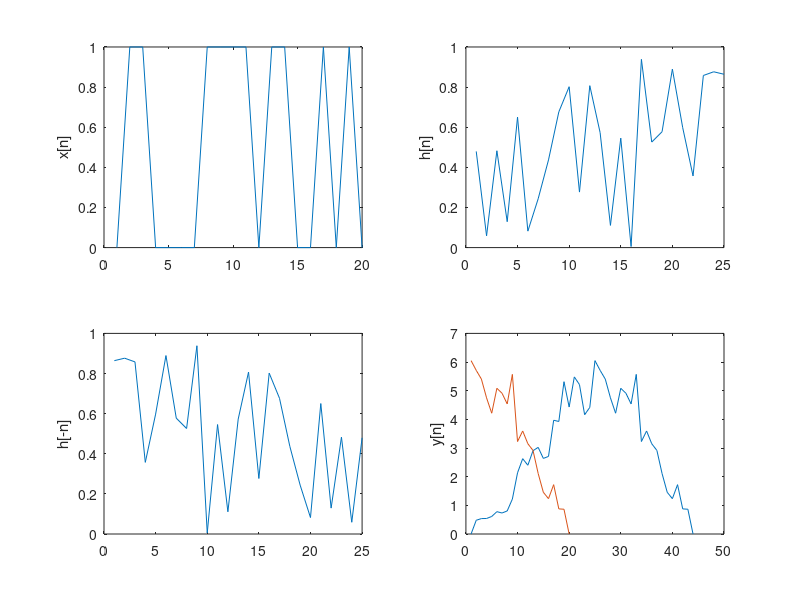

Write MATLAB code to recreate this figure.
close all;
clear;
N = 20;
xn = N;
hn = N + 5;
x = randi([0 1],1,xn);
h = rand(1,hn);

y = conv(h,x);

yn = xn + hn - 1;

newx = zeros(1,yn);
newx(1,1:xn) = x;

hfliped = flip(h);

newh = convmtx(hfliped,xn);
newy = newh*newx';

sp1 = subplot(2,2,1);
plot(x);
ylabel(sp1, 'x[n]');
sp2 = subplot(2,2,2);
plot(h);
ylabel(sp2, 'h[n]');

sp3 = subplot(2,2,3);
plot(flip(h));
ylabel(sp3, 'h[-n]');

sp4 = subplot(2,2,4);
plot(1:size(y,2),y,1:size(newy,1),newy);
ylabel(sp4, 'y[n]');

